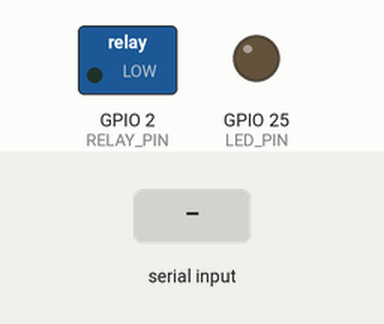
A sketch run on a simulated ESP32. Shown: switched loads named in the sketch (green lamp = pin HIGH), output pins drawn as LEDs (lit = HIGH). Dashed ring = blinking. The inputs (shaded band) are chosen by the test bench. What the sketch prints to the serial monitor is not drawn.

Above: at 2.2 s.
2.3 s: "pintu=BUKA\n" received over Serial
At 2.7 s:
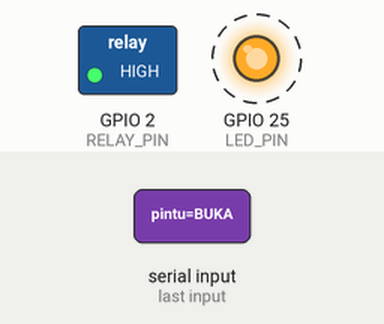
5.3 s: "pintu=TUTUP\n" received over Serial
At 6.5 s:
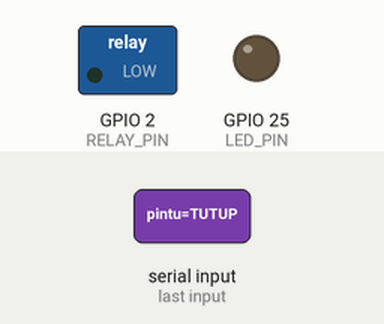
6.8 s: "test=LED\n" received over Serial
At 7.2 s:
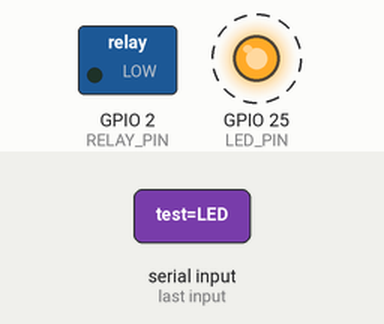
Timing chart, 0 to 10.4 s (numbered marks = the images above; inputs shaded):
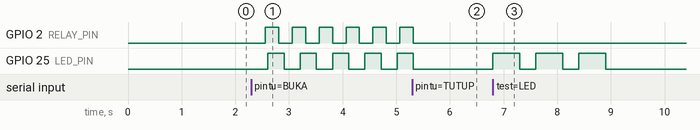

Measured:
- after the input at 2.3 s, GPIO 2 (RELAY_PIN): alternates HIGH for 0.25 s and LOW for 0.25 s, starting after 0.26 s; GPIO 25 (LED_PIN): alternates HIGH for 0.30 s and LOW for 0.30 s, starting after 0.31 s
- after the input at 5.3 s, GPIO 2 (RELAY_PIN), GPIO 25 (LED_PIN): goes on until 5.3 s, then stays LOW
- after the input at 6.8 s, GPIO 25 (LED_PIN): alternates HIGH for 0.50 s and LOW for 0.30 s, 6 changes in all, then stays LOW, starting at once

The sketch:

testbukapintu_serial_usb_blinking.ino
```cpp
// =============================================================
// ESP32 DOOR CONTROL SYSTEM - USB SERIAL VERSION
// DENGAN FITUR LED BERKEDIP + RELAY TERUS BUNYI
// =============================================================
// Fitur:
//   - Terima pesan dari USB Serial (bukan MQTT)
//   - Kontrol LED (pin 25) - BERKEDIP SELAMA PINTU BUKA
//   - Kontrol Relay (pin 2) - TERUS BUNYI SELAMA PINTU BUKA
//   - Kecepatan: INSTANT (tidak perlu broker)
//
// Koneksi Hardware:
//   - LED       → GPIO 25 (LED dengan resistor 220Ω)
//   - Relay     → GPIO 2  (Relay untuk buzzer/solenoid)
//   - USB       → Serial (untuk komunikasi dengan PC)
//
// Kecepatan Serial: 115200 baud
// Durasi Pintu: 10 detik (LED berkedip + Relay bunyi)
// Kecepatan Kedip: 300ms (ON/OFF)
// =============================================================

// ============================================================
// KONFIGURASI PIN
// ============================================================
const int LED_PIN = 25;                      // Pin LED
const int RELAY_PIN = 2;                     // Pin Relay (buzzer/solenoid)

// ============================================================
// KONFIGURASI TIMING
// ============================================================
const unsigned long DOOR_DURATION = 10000;   // 10 detik
const unsigned long BLINK_INTERVAL = 300;    // Kedip 300ms
const unsigned long RELAY_PULSE = 500;       // Relay pulse 500ms (ON 250ms, OFF 250ms)
const unsigned long SMALL_DELAY = 50;        // Delay kecil prevent watchdog

// ============================================================
// SETUP
// ============================================================
void setup() {
  // Inisialisasi Serial Monitor (USB)
  Serial.begin(115200);
  delay(1000);

  Serial.println();
  Serial.println("╔═════════════════════════════════════════════════════╗");
  Serial.println("║ ESP32 DOOR CONTROL - USB SERIAL (BLINKING VERSION) ║");
  Serial.println("╚═════════════════════════════════════════════════════╝");

  // Setup PIN
  pinMode(LED_PIN, OUTPUT);
  pinMode(RELAY_PIN, OUTPUT);

  // Matikan semua output di awal
  digitalWrite(LED_PIN, LOW);
  digitalWrite(RELAY_PIN, LOW);

  Serial.println("✅ PIN Setup: LED (GPIO 25) dan RELAY (GPIO 2)");
  Serial.println();
  Serial.println("📊 Konfigurasi:");
  Serial.println("   Mode: USB Serial (115200 baud)");
  Serial.println("   LED Kedip: 300ms ON/OFF");
  Serial.println("   Relay Bunyi: 500ms ON/OFF (pulsing)");
  Serial.println("   Durasi Pintu: 10 detik");
  Serial.println();
  Serial.println("📨 Pesan yang diterima:");
  Serial.println("   pintu=BUKA   → LED berkedip + RELAY pulsing (10s)");
  Serial.println("   pintu=TUTUP  → LED OFF, RELAY OFF (immediate)");
  Serial.println("   test=LED     → LED blink 1x");
  Serial.println("   test=RELAY   → RELAY pulse 2 detik");
  Serial.println("   status       → Get current status");
  Serial.println();
  Serial.println("─────────────────────────────────────────────────────");
  Serial.println();
}

// ============================================================
// LOOP UTAMA
// ============================================================
void loop() {
  // Cek apakah ada data dari Serial (USB)
  if (Serial.available() > 0) {
    String message = Serial.readStringUntil('\n');
    message.trim();  // Hapus whitespace

    if (message.length() == 0) return;  // Skip jika empty

    // Debug: tampilkan pesan yang diterima
    Serial.print("📡 Terima: ");
    Serial.println(message);

    // ========================================================
    // KONDISI 1: BUKA PINTU ⭐⭐⭐
    // ========================================================
    if (message == "pintu=BUKA") {
      Serial.println("🔓 BUKA PINTU!");
      Serial.println("💡 LED BERKEDIP (300ms) + 📣 RELAY PULSING (500ms)");
      Serial.println("⏱️  Durasi: 10 detik (auto-close)");
      Serial.println();

      // Timing variables
      unsigned long startTime = millis();
      unsigned long lastBlink = 0;
      unsigned long lastRelayPulse = 0;
      boolean ledState = LOW;
      boolean relayState = LOW;

      // Loop selama 10 detik
      while (millis() - startTime < DOOR_DURATION) {
        unsigned long elapsed = millis() - startTime;

        // ========================
        // LED BERKEDIP (300ms interval)
        // ========================
        if (elapsed - lastBlink >= BLINK_INTERVAL) {
          ledState = !ledState;  // Toggle LED
          digitalWrite(LED_PIN, ledState);
          lastBlink = elapsed;

          if (ledState == HIGH) {
            Serial.print(".");  // Visual feedback
          }
        }

        // ========================
        // RELAY PULSING (500ms interval - 250ms ON, 250ms OFF)
        // ========================
        if (elapsed - lastRelayPulse >= (RELAY_PULSE / 2)) {
          relayState = !relayState;
          digitalWrite(RELAY_PIN, relayState);
          lastRelayPulse = elapsed;

          if (relayState == HIGH) {
            Serial.print("🔊");  // Audio feedback
          }
        }

        // ========================
        // CHECK EARLY CLOSE (TUTUP command)
        // ========================
        if (Serial.available() > 0) {
          String earlyCmd = Serial.readStringUntil('\n');
          earlyCmd.trim();
          if (earlyCmd == "pintu=TUTUP") {
            Serial.println("\n");
            Serial.println("⚠️  TUTUP PINTU MANUAL!");
            digitalWrite(LED_PIN, LOW);
            digitalWrite(RELAY_PIN, LOW);
            Serial.println("✅ SELESAI (TUTUP MANUAL)");
            return;  // Keluar dari loop
          }
        }

        delay(SMALL_DELAY);  // Prevent watchdog timeout
      }

      // ===== SETELAH 10 DETIK =====
      Serial.println("\n");
      digitalWrite(LED_PIN, LOW);
      digitalWrite(RELAY_PIN, LOW);
      Serial.println("💡 LED OFF");
      Serial.println("📣 RELAY OFF");
      Serial.println("✅ SELESAI (Auto-close 10 detik)");
      Serial.println();
    }

    // ========================================================
    // KONDISI 2: TUTUP PINTU (IMMEDIATE)
    // ========================================================
    else if (message == "pintu=TUTUP") {
      Serial.println("🔒 TUTUP PINTU!");
      digitalWrite(LED_PIN, LOW);
      digitalWrite(RELAY_PIN, LOW);
      Serial.println("💡 LED OFF");
      Serial.println("📣 RELAY OFF");
      Serial.println("✅ SELESAI");
      Serial.println();
    }

    // ========================================================
    // KONDISI 3: TEST LED
    // ========================================================
    else if (message == "test=LED") {
      Serial.println("💡 TEST LED - Blink 3x");
      for (int i = 0; i < 3; i++) {
        digitalWrite(LED_PIN, HIGH);
        Serial.print("✓");
        delay(500);
        digitalWrite(LED_PIN, LOW);
        delay(300);
      }
      Serial.println();
      Serial.println("✅ LED test selesai");
      Serial.println();
    }

    // ========================================================
    // KONDISI 4: TEST RELAY
    // ========================================================
    else if (message == "test=RELAY") {
      Serial.println("⚡ TEST RELAY - Pulse 2 detik");
      unsigned long testStart = millis();
      unsigned long testDuration = 2000;
      unsigned long lastPulse = 0;
      boolean testState = LOW;

      while (millis() - testStart < testDuration) {
        if (millis() - testStart - lastPulse >= 500) {
          testState = !testState;
          digitalWrite(RELAY_PIN, testState);
          Serial.print("🔊");
          lastPulse = millis() - testStart;
        }
        delay(50);
      }

      digitalWrite(RELAY_PIN, LOW);
      Serial.println();
      Serial.println("✅ RELAY test selesai");
      Serial.println();
    }

    // ========================================================
    // KONDISI 5: STATUS
    // ========================================================
    else if (message == "status") {
      int ledStatus = digitalRead(LED_PIN);
      int relayStatus = digitalRead(RELAY_PIN);
      Serial.println("📊 STATUS:");
      Serial.print("   LED: ");
      Serial.println(ledStatus == HIGH ? "ON 💡" : "OFF ⚫");
      Serial.print("   RELAY: ");
      Serial.println(relayStatus == HIGH ? "ON 🔊" : "OFF 🔇");
      Serial.println();
    }

    // ========================================================
    // PESAN TIDAK DIKENAL
    // ========================================================
    else {
      Serial.print("⚠️  Pesan tidak dikenal: ");
      Serial.println(message);
      Serial.println("📨 Command yang valid:");
      Serial.println("   - pintu=BUKA");
      Serial.println("   - pintu=TUTUP");
      Serial.println("   - test=LED");
      Serial.println("   - test=RELAY");
      Serial.println("   - status");
      Serial.println();
    }
  }
}

// ============================================================
// NOTES & CONFIGURATION
// ============================================================
/*
TIMING CONFIGURATION:

LED Berkedip:
  - Interval: 300ms (ON 150ms, OFF 150ms)
  - Ubah BLINK_INTERVAL untuk speed berbeda

RELAY Pulsing:
  - Interval: 500ms (ON 250ms, OFF 250ms)
  - Ubah RELAY_PULSE untuk pattern berbeda

Door Duration:
  - Default: 10 detik
  - Ubah DOOR_DURATION untuk durasi berbeda

Contoh durasi lain:
  - DOOR_DURATION = 5000    (5 detik)
  - DOOR_DURATION = 15000   (15 detik)
  - DOOR_DURATION = 20000   (20 detik)

UNTUK RGB LED (OPTIONAL):
Jika ingin warna warni, gunakan 3 pin RGB:
  const int LED_R = 25;  // Red
  const int LED_G = 26;  // Green
  const int LED_B = 27;  // Blue

Kemudian ganti:
  digitalWrite(LED_PIN, ledState);
dengan:
  if (ledState == HIGH) {
    digitalWrite(LED_R, HIGH);  // Merah
  } else {
    digitalWrite(LED_R, LOW);
  }
*/
```
